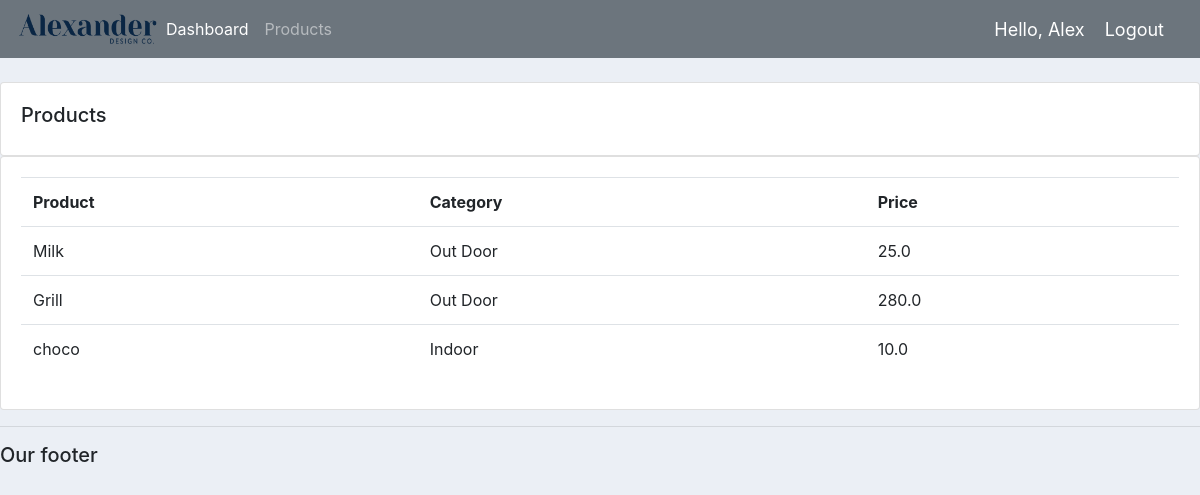
Screenshot of /products/ (signed in) with the database file from the repository.
### accounts/models.py (models this page shows, shortened)
class Product(models.Model):
    CATEGORY = (
        ('Indoor', 'Indoor'),
        ('Out Door', 'Out Door'),
    )
    name = models.CharField(max_length=200, null=True)
    price = models.FloatField(null=True)
    category = models.CharField(max_length=200, null=True, choices=CATEGORY)
    description = models.CharField(max_length=200, null=True, blank=True)
    date_created = models.DateTimeField(auto_now_add=True, null=True)
    tags = models.ManyToManyField(Tag)

### accounts/decorators.py (the view)
        def wrapper_func(request, *args, **kwargs):
            group = None
            if request.user.groups.exists():
                group = request.user.groups.all()[0].name
            if group in allowed_roles:
                return view_func(request, *args, **kwargs)
            else:
                return HttpResponse('you are not authorized to view this page')

### accounts/views.py (called while the page is built)
@login_required(login_url='login')
@allowed_users(allowed_roles=['admin'])
def products(request):
    products = Product.objects.all()
    return render(request, 'accounts/product.html', {'products': products})

### accounts/templates/accounts/product.html
{%  extends 'accounts/main.html' %}
{% block content %}
			<br>
			<div class="row">
				<div class="col-md">
					<div class="card card-body">
						<h5>Products</h5>
					</div>
					<div class="card card-body">
						<table class="table">
							<tr>
								<th>Product</th>
								<th>Category</th>
								<th>Price</th>
							</tr>
							{% for i in products %}
								<tr>
									<td>{{i.name}}</td>
									<td>{{i.category}}</td>
									<td>{{i.price}}</td>
								</tr>
							{% endfor %}
						</table>
					</div>
				</div>
			</div>
{% endblock content %}

### accounts/templates/accounts/navbar.html (shortened to what this page needs)
{% load static %}
<nav class="navbar navbar-expand-lg navbar-dark bg-secondary">
 <img src="{% static 'images/logo.png' %}" bgcolor="blue" height="42" width="142">
  <div class="collapse navbar-collapse" id="navbarNav">
    <ul class="navbar-nav">
        {% if request.user.is_staff %}
      <li class="nav-item active">
        <a class="nav-link" href="{% url 'home' %}">Dashboard</a>
      </li>
      <li class="nav-item">
        <a class="nav-link" href="{% url 'products' %}">Products</a>
      </li>
        {% else %}
      <li class="nav-item">
        <a class="nav-link" href="{% url 'account' %}">Settings</a>
      </li>
        {% endif %}
    </ul>
  </div>
    <span class="hello-msg">Hello, {{request.user}}</span>
    <span><a class="hello-msg" href="{% url 'logout' %}">Logout</a></span>
</nav>

### static/css/main.css (style rules this page uses)
body { background-color: #ebeff5; }

### accounts/templates/accounts/navbar.html (style rules this page uses)
.hello-msg { font-size: 18px; color: #fff; margin-right: 20px; }

### rows the page displays
Product: name "Milk", category "Out Door", price "25.0"
Product: name "Grill", category "Out Door", price "280.0"
Product: name "choco", category "Indoor", price "10.0"

### other values shown
{{ request.user }} "Alex"
